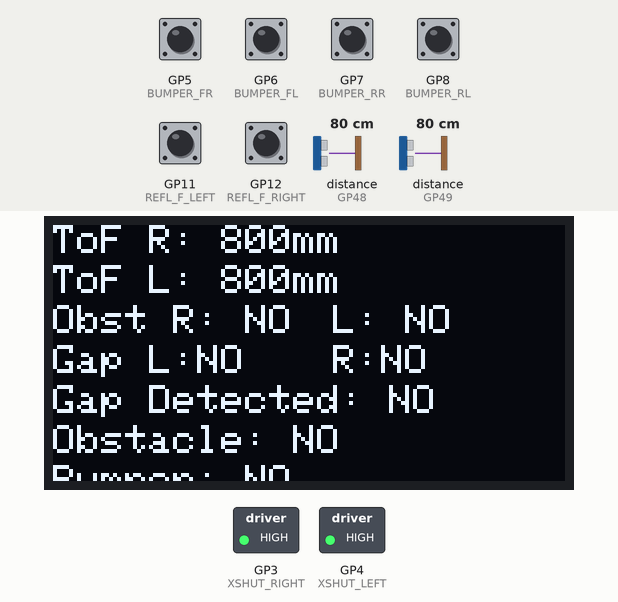
Recording of a sketch running on a simulated Raspberry Pi Pico W. Parts: 128×64 one-colour display, switched loads named in the sketch (green lamp = pin HIGH). Inputs (shaded band) come from the test bench; at power-on: GP5 (BUMPER_FR), GP6 (BUMPER_FL), GP7 (BUMPER_RR), GP8 (BUMPER_RL) HIGH, GP11 (REFL_F_LEFT), GP12 (REFL_F_RIGHT) LOW, distance to the obstacle (sensors on GP48, GP49) 80 cm. What the sketch prints to the serial monitor is not drawn.

Above: at 2.6 s.
2.7 s: GP11 (REFL_F_LEFT) pulled HIGH for 0.15 s
At 2.92 s:
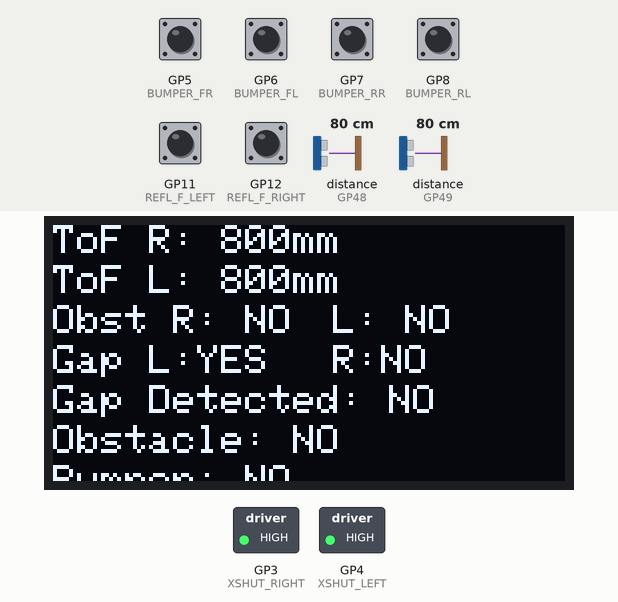
4.8 s: distance to the obstacle (sensor on GP48) set to 2 cm
At 6.4 s:
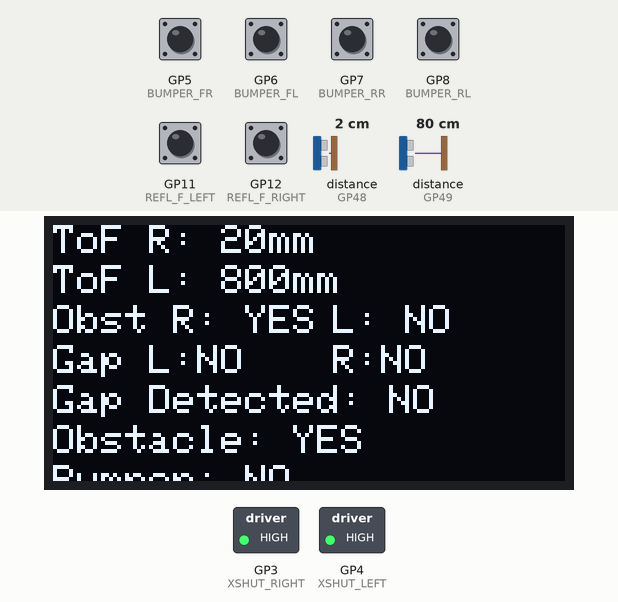
6.7 s: GP12 (REFL_F_RIGHT) pulled HIGH for 1 s
At 7.6 s:
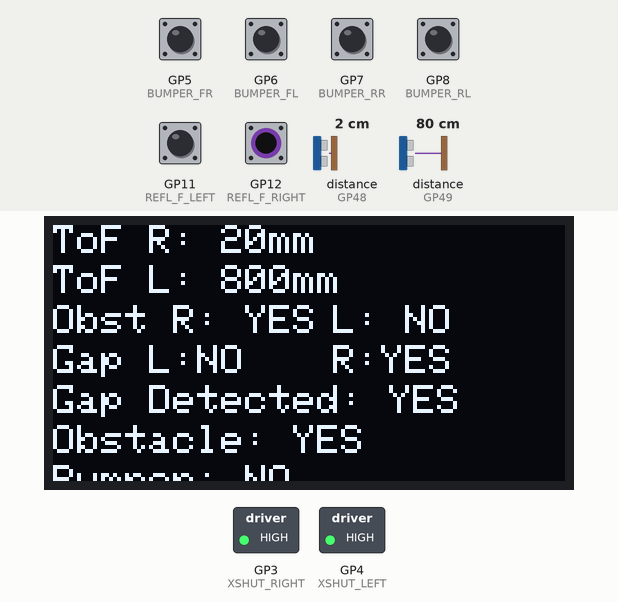
9.5 s: distance to the obstacle (sensor on GP49) set to 2 cm
At 10.7 s:
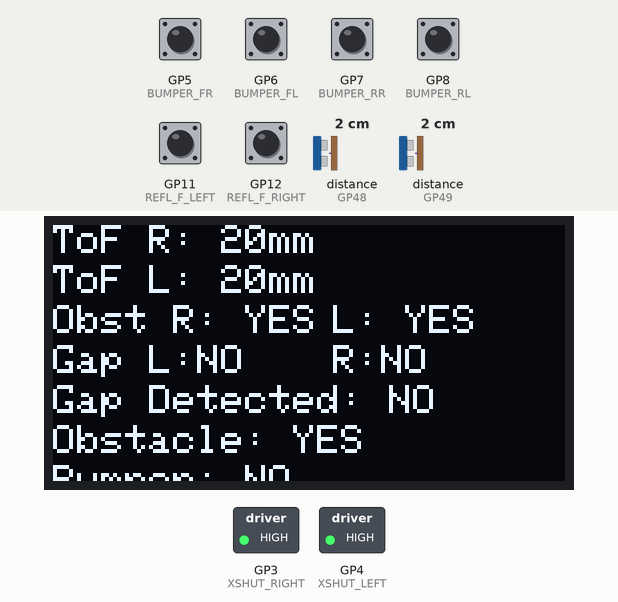
11.1 s: GP5 (BUMPER_FR) pulled LOW for 0.15 s
At 11.47 s:
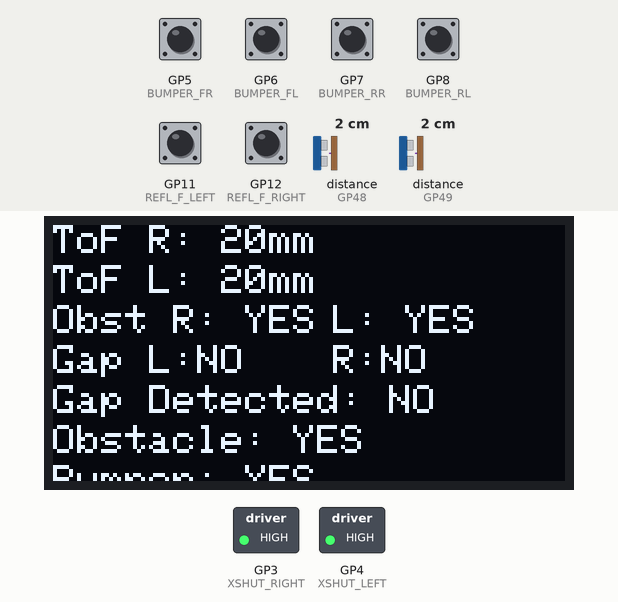
13.1 s: GP12 (REFL_F_RIGHT) pulled HIGH for 0.15 s
At 13.41 s:
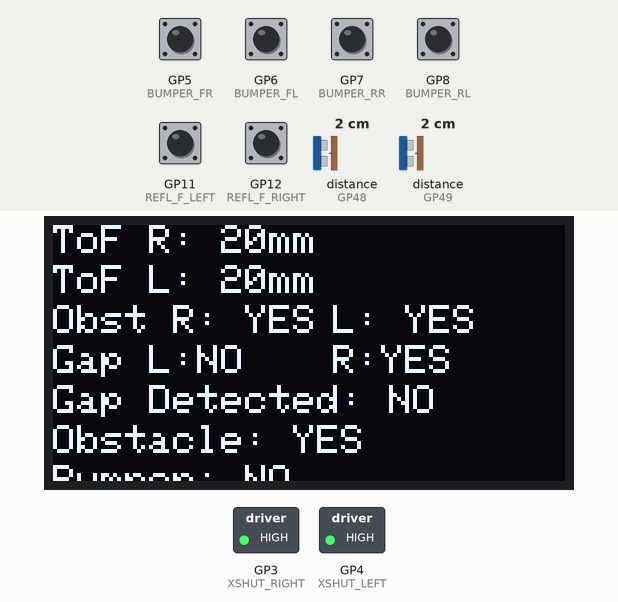
Timing chart, 0 to 16.0 s (numbered marks = the images above; inputs shaded):
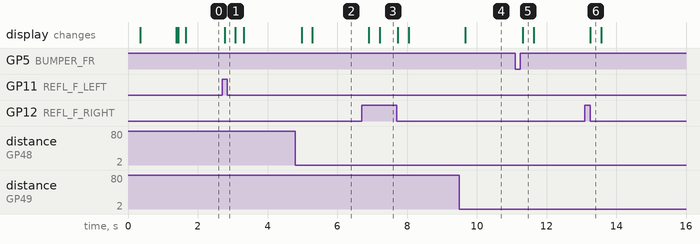

Measured:
- after the input at 2.7 s, the display: changes after 0.07 s (image 1)
- after the input at 4.8 s, the display: first changes after 0.18 s (image 2 shows a later state)
- after the input at 6.7 s, the display: first changes after 0.21 s (image 3 shows a later state)
- after the input at 9.5 s, the display: changes after 0.17 s (image 4)
- after the input at 11.1 s, the display: changes after 0.23 s (image 5)
- after the input at 13.1 s, the display: changes after 0.16 s (image 6)

The sketch:

AP.ino
```cpp
/*
  Access Point code (reading sensors) - Raspberry Pi Pico W 2
  Ontwerpproject 2: Autonomous Robot (aka Robert de Robot)
 */

//----------BIB----------
#include <Wire.h>
#include <VL53L0X.h>
#include <WiFi.h>
#include <Adafruit_GFX.h>
#include <Adafruit_SSD1306.h>

//OLED settings
#define SCREEN_WIDTH 128
#define SCREEN_HEIGHT 64
Adafruit_SSD1306 display(SCREEN_WIDTH, SCREEN_HEIGHT, &Wire, -1);

//connection setup
const char* ssid = "PicoMotorAP";
const char* password = "12345678";

WiFiServer server(80);
WiFiClient globalClient;
bool clientConnected = false;
bool readyToStart = false;
unsigned long connectionEstablishedTime = 0;
const unsigned long START_DELAY = 2000;

//I2C pins
const int I2C_SDA_PIN = 0;
const int I2C_SCL_PIN = 1;

/* ToF sensoren */
const int XSHUT_RIGHT = 3;  // Schuin rechts vooraan
const int XSHUT_LEFT = 4;   // Schuin links vooraan

/* Reflectie sensoren */
const int REFL_F_LEFT = 11;
const int REFL_F_RIGHT = 12;
const int REFL_R_LEFT = 9;
const int REFL_R_RIGHT = 10;

/* Bumpers */
const int BUMPER_FL = 6;
const int BUMPER_FR = 5;
const int BUMPER_RL = 8;
const int BUMPER_RR = 7;

//----------OBJECTS----------
VL53L0X sensRight;  // Schuin rechts vooraan
VL53L0X sensLeft;   // Schuin links vooraan

//----------GLOBALS----------
#define REF_GROUND LOW
#define REF_GAP HIGH

const uint16_t OBSTACLE_THRESH = 100;  // Afstand in mm voor obstakeldetectie
const uint16_t TOF_OPEN_THRESH = 200;

unsigned long lastSensorRead = 0;
const unsigned long SENSOR_READ_INTERVAL = 50;

// Detectie variabelen
bool gapDetected = false;
bool obstacleDetected = false;
bool bumperDetected = false;
bool leftObstacle = false;
bool rightObstacle = false;

//----------OLED DISPLAY FUNCTIONS----------
void displayClientConnected() {
  display.clearDisplay();
  display.setTextSize(1);
  display.setCursor(0, 0);
  display.println("Status: AP Actief");
  display.setCursor(0, 20);
  display.println("Client verbonden!");
  display.setCursor(0, 40);
  display.println("Robert is ready!");
  display.display();
}

void displayWaitingForClient() {
  display.clearDisplay();
  display.setTextSize(1);
  display.setCursor(0, 0);
  display.println("Status: AP Actief");
  display.setCursor(0, 20);
  display.println("Wacht op client...");
  display.setCursor(0, 40);
  display.println("SSID: PicoMotorAP");
  display.display();
}

void displayConnectionEstablished() {
  display.clearDisplay();
  display.setTextSize(1);
  display.setCursor(0, 0);
  display.println("Status: AP Actief");
  display.setCursor(0, 20);
  display.println("Client verbonden!");
  display.setCursor(0, 40);
  display.println("Start over 2 sec...");
  display.display();
}

void displaySensorInfo() {
  display.clearDisplay();
  display.setTextSize(1);

  // ToF afstanden
  display.setCursor(0, 0);
  display.print("ToF R: ");
  display.print(readToF(sensRight));
  display.print("mm");
  display.setCursor(0, 10);
  display.print("ToF L: ");
  display.print(readToF(sensLeft));
  display.print("mm");

  // Obstakel status
  display.setCursor(0, 20);
  display.print("Obst R: ");
  display.print(rightObstacle ? "YES" : "NO");
  display.setCursor(70, 20);
  display.print("L: ");
  display.print(leftObstacle ? "YES" : "NO");

  // IR sensor status
  bool leftGap = digitalRead(REFL_F_LEFT) == REF_GAP;
  bool rightGap = digitalRead(REFL_F_RIGHT) == REF_GAP;

  display.setCursor(0, 30);
  display.print("Gap L:");
  display.print(leftGap ? "YES" : "NO");
  display.setCursor(70, 30);
  display.print("R:");
  display.print(rightGap ? "YES" : "NO");

  // Algemene detectie status
  display.setCursor(0, 40);
  display.print("Gap Detected: ");
  display.print(gapDetected ? "YES" : "NO");
  display.setCursor(0, 50);
  display.print("Obstacle: ");
  display.print(obstacleDetected ? "YES" : "NO");
  display.setCursor(0, 60);
  display.print("Bumper: ");
  display.print(bumperDetected ? "YES" : "NO");

  display.display();
}

//----------SENSOR HELPERS----------
bool anyBumper() {
  bumperDetected = (digitalRead(BUMPER_FL) == LOW ||
                   digitalRead(BUMPER_FR) == LOW ||
                   digitalRead(BUMPER_RL) == LOW ||
                   digitalRead(BUMPER_RR) == LOW);
  return bumperDetected;
}

uint16_t readToF(VL53L0X &sensor) {
  uint16_t d = sensor.readRangeContinuousMillimeters();
  if (sensor.timeoutOccurred()) {
    return 0xFFFF;
  }
  return d;
}

bool checkGap() {
  bool leftGap = digitalRead(REFL_F_LEFT) == REF_GAP;
  bool rightGap = digitalRead(REFL_F_RIGHT) == REF_GAP;

  // Gat gedetecteerd als minstens één sensor een gat ziet
  gapDetected = leftGap || rightGap;

  return gapDetected;
}

bool checkObstacle() {
  uint16_t rightDist = readToF(sensRight);
  uint16_t leftDist = readToF(sensLeft);

  // Individuele obstakel detectie
  rightObstacle = (rightDist < OBSTACLE_THRESH && rightDist != 0xFFFF);
  leftObstacle = (leftDist < OBSTACLE_THRESH && leftDist != 0xFFFF);

  // Algemene obstakel detectie - als minstens één sensor een obstakel ziet
  obstacleDetected = rightObstacle || leftObstacle;

  return obstacleDetected;
}

//----------MOTOR COMMUNICATION FUNCTION----------
void sendCommand(const String& command) {
  if (globalClient && globalClient.connected() && readyToStart) {
    globalClient.println(command);
    Serial.print("Command sent: ");
    Serial.println(command);
    delay(5);
  }
}

void checkClientConnection() {
  bool currentState = (globalClient && globalClient.connected());

  if (currentState != clientConnected) {
    clientConnected = currentState;
    if (clientConnected) {
      displayConnectionEstablished();
      connectionEstablishedTime = millis();
      Serial.println("Client verbonden! Start over 2 seconden...");
    } else {
      displayWaitingForClient();
      readyToStart = false;
      Serial.println("Client verbroken!");
    }
  }

  if (clientConnected && !readyToStart && (millis() - connectionEstablishedTime > START_DELAY)) {
    readyToStart = true;
    displayClientConnected();
    Serial.println("Klaar om te starten!");
  }
}

void readSensors() {
  if (millis() - lastSensorRead > SENSOR_READ_INTERVAL) {
    checkGap();
    checkObstacle();
    anyBumper();

    // Debug output
    Serial.print("Gap: ");
    Serial.print(gapDetected);
    Serial.print(" | Obstacle: ");
    Serial.print(obstacleDetected);
    Serial.print(" | L_Obst: ");
    Serial.print(leftObstacle);
    Serial.print(" | R_Obst: ");
    Serial.print(rightObstacle);
    Serial.print(" | Bumper: ");
    Serial.print(bumperDetected);
    Serial.print(" | ToF R: ");
    Serial.print(readToF(sensRight));
    Serial.print(" | ToF L: ");
    Serial.println(readToF(sensLeft));

    displaySensorInfo();
    lastSensorRead = millis();
  }
}

void handleRobotLogic() {
  if (!readyToStart) return;

  // Prioriteit: Eerst gaten, dan bumpers, dan obstakels
  if (gapDetected) {
    bool leftGap = digitalRead(REFL_F_LEFT) == REF_GAP;
    bool rightGap = digitalRead(REFL_F_RIGHT) == REF_GAP;

    // Alleen naar achteren rijden als beide sensoren een gat detecteren (recht vooruit)
    if (leftGap && rightGap) {
      // RECHT OP GAT AF - SNELLE ACHTERUIT MANOEUVRE
      Serial.println("RECHT OP GAT! - SNELLE ACHTERUIT");
      sendCommand("executeManeuverDoubleBackRight");
    }
    else if (leftGap && !rightGap) {
      // Alleen links gat - EERST ACHTERUIT, dan zachter naar rechts
      Serial.println("Links gat - ACHTERUIT + zachter rechts");
      sendCommand("executeManeuverBackRightSoft");
    }
    else if (!leftGap && rightGap) {
      // Alleen rechts gat - EERST ACHTERUIT, dan zachter naar links
      Serial.println("Rechts gat - ACHTERUIT + zachter links");
      sendCommand("executeManeuverBackLeftSoft");
    }

    // Wacht even om te voorkomen dat we te snel opeenvolgende commando's sturen
    delay(800);
  }
  else if (bumperDetected) {
    Serial.println("BUMPER DETECTED - Recovery manoeuvre");
    sendCommand("moveBackward");
    delay(500);
    sendCommand("stopMotors");
    delay(200);
    // Gebruik manoeuvre met achteruit voor bumper recovery
    sendCommand("executeManeuverBackRightSoft");
    delay(800);
  }
  else if (obstacleDetected) {
    Serial.println("OBSTACLE DETECTED - Veilige obstacle avoidance");

    // Gebruik de individuele ToF metingen om de beste richting te kiezen
    if (rightObstacle && !leftObstacle) {
      // Alleen rechts obstakel - ACHTERUIT + zachter naar links
      Serial.println("Right obstacle only - ACHTERUIT + zachter links");
      sendCommand("executeManeuverBackLeftSoft");
    }
    else if (!rightObstacle && leftObstacle) {
      // Alleen links obstakel - ACHTERUIT + zachter naar rechts
      Serial.println("Left obstacle only - ACHTERUIT + zachter rechts");
      sendCommand("executeManeuverBackRightSoft");
    }
    else if (rightObstacle && leftObstacle) {
      // Beide kanten hebben obstakels - kies de kant met het verst verwijderde obstakel
      uint16_t leftDist = readToF(sensLeft);
      uint16_t rightDist = readToF(sensRight);

      if (leftDist > rightDist) {
        Serial.println("Both obstacles - left side clearer, ACHTERUIT + zachter links");
        sendCommand("executeManeuverBackLeftSoft");
      } else {
        Serial.println("Both obstacles - right side clearer, ACHTERUIT + zachter rechts");
        sendCommand("executeManeuverBackRightSoft");
      }
    }
    else {
      // Fallback - ACHTERUIT + zachter naar rechts
      Serial.println("Fallback obstacle avoidance - ACHTERUIT + zachter rechts");
      sendCommand("executeManeuverBackRightSoft");
    }

    delay(800);
  }
  else {
    // Geen obstakels - gewoon vooruit rijden
    sendCommand("moveForward");
  }
}

//----------SETUP----------
void setup() {
  Serial.begin(115200);
  delay(300);

  // I2C op GP0/GP1
  Wire.setSDA(I2C_SDA_PIN);
  Wire.setSCL(I2C_SCL_PIN);
  Wire.begin();

  // OLED initialisatie
  if (!display.begin(SSD1306_SWITCHCAPVCC, 0x3C)) {
    Serial.println("OLED niet gevonden op 0x3C!");
    while (1);
  }
  display.clearDisplay();
  display.setTextColor(SSD1306_WHITE);

  display.setTextSize(1);
  display.setCursor(0, 0);
  display.println("Startup...");
  display.setCursor(0, 20);
  display.println("Initialiseer AP");
  display.display();
  delay(1000);

  // AP starten
  WiFi.softAP(ssid, password);
  IPAddress IP = WiFi.softAPIP();

  display.clearDisplay();
  display.setCursor(0, 0);
  display.println("AP Gestart!");
  display.setCursor(0, 15);
  display.print("IP: ");
  display.println(IP);
  display.setCursor(0, 30);
  display.println("Wacht op client...");
  display.display();

  Serial.println("AP gestart op: ");
  Serial.println(IP);

  server.begin();

  // Sensors
  pinMode(REFL_F_LEFT, INPUT);
  pinMode(REFL_F_RIGHT, INPUT);
  pinMode(REFL_R_LEFT, INPUT);
  pinMode(REFL_R_RIGHT, INPUT);

  pinMode(BUMPER_FL, INPUT_PULLUP);
  pinMode(BUMPER_FR, INPUT_PULLUP);
  pinMode(BUMPER_RL, INPUT_PULLUP);
  pinMode(BUMPER_RR, INPUT_PULLUP);

  // ToF XSHUT - nu beide schuin vooraan
  pinMode(XSHUT_RIGHT, OUTPUT);  // Schuin rechts
  pinMode(XSHUT_LEFT, OUTPUT);   // Schuin links

  // Initialiseer ToF sensoren
  digitalWrite(XSHUT_RIGHT, LOW);
  digitalWrite(XSHUT_LEFT, LOW);
  delay(10);

  // Start rechts sensor eerst
  digitalWrite(XSHUT_RIGHT, HIGH);
  delay(10);
  sensRight.init(true);
  sensRight.setAddress(0x30);
  sensRight.startContinuous(30);

  // Start links sensor
  digitalWrite(XSHUT_LEFT, HIGH);
  delay(10);
  sensLeft.init(true);
  sensLeft.setAddress(0x31);
  sensLeft.startContinuous(30);

  Serial.println("ToF sensoren geinitialiseerd:");
  Serial.println("- Rechts: schuin rechts vooraan (0x30)");
  Serial.println("- Links: schuin links vooraan (0x31)");

  displayWaitingForClient();
}

//----------MAIN LOOP----------
void loop() {
  // Check client verbinding
  if (!globalClient || !globalClient.connected()) {
    globalClient = server.accept();
  }

  checkClientConnection();
  readSensors();
  handleRobotLogic();

  delay(10);
}
```
